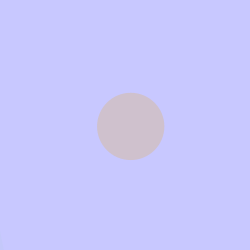
Frame 1 (no input)
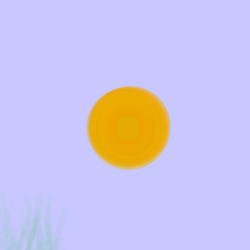
Frame 60 (the mouse pressed at the canvas centre just before this capture)
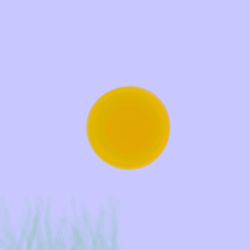
Frame 120 (the mouse held since frame 60 and released just before this capture)

The Processing sketch that drew these frames (run headless with seeded random() and noise(); from frame 60 on, the mouse is pressed at the canvas centre):

// Processing sketch: processing_63447
// ── processing_63447.pde

int counter;

void setup() {  //setup function called initially, only once
  size(250, 250);
  background(200,200,255); 
  colorMode(RGB);   //set colors to Hue, Saturation, Brightness mode
  counter = 0;
}

void draw() {  //draw function loops 
  counter++;
  noStroke();
  
  fill(random(200,255),random(150,200),0,50);
  ellipse((width/2) + random(6), (height/2) + random(6), 80*sin(counter), 80*sin(counter));

  strokeWeight(5);
  stroke(0,random(150,225),0,5);
  int topOfGrass = counter%width;
  line(topOfGrass + random(-15,15),random(height-55, height), topOfGrass + random(-5,5), height);
}
